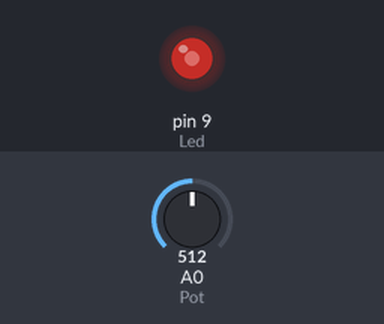
Recording of a sketch running on a simulated Arduino Uno, built with avr-gcc and run on an emulated ATmega328P. Shown: output pins drawn as LEDs (lit = HIGH). The test bench sets the inputs (shaded band); at power-on: A0 (Pot) = 512.

Above: at 1.2 s.
1.3 s: A0 (Pot) set to 716
At 1.9 s:
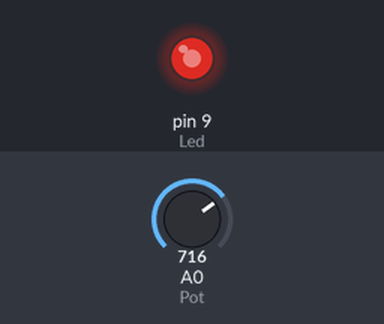
2.8 s: A0 (Pot) set to 900
At 3.1 s:
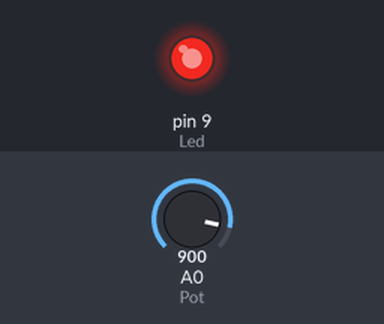
4.3 s: A0 (Pot) set to 122
At 5.4 s:
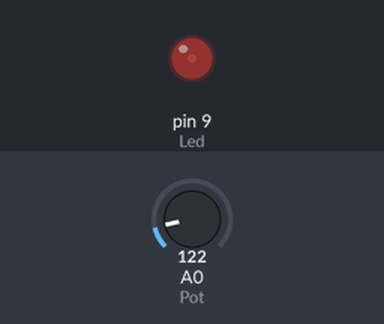
5.8 s: A0 (Pot) set to 0
At 6.6 s:
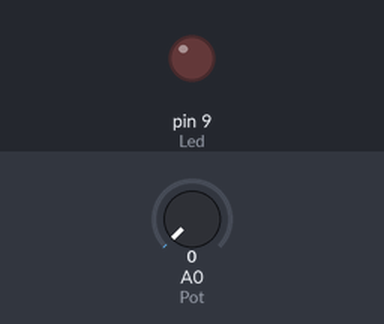
7.3 s: A0 (Pot) set to 511
At 7.7 s:
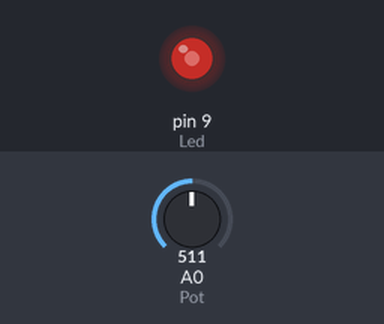
Timing chart, 0 to 9.8 s (numbered marks = the images above; inputs shaded):
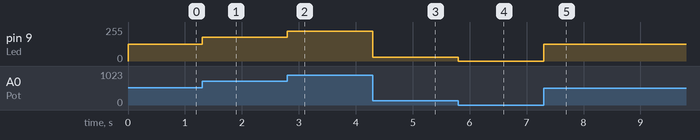

Measured:
- after the input at 1.3 s, pin 9 (Led): 127/255 → 178/255 at once
- after the input at 2.8 s, pin 9 (Led): 178/255 → 224/255 at once
- after the input at 4.3 s, pin 9 (Led): 224/255 → 30/255 at once
- after the input at 5.8 s, pin 9 (Led): 30/255 → 0/255 at once
- after the input at 7.3 s, pin 9 (Led): 0/255 → 127/255 at once

The sketch:

sketch.ino
```cpp
const int Pot = A0;
const int Led = 9;

void setup() {
  // put your setup code here, to run once:
  pinMode(Pot, INPUT);
  pinMode(Led, OUTPUT);
}

void loop() {
  // put your main code here, to run repeatedly:
  int ledBrightness;
  int sensorValue = 0;

  sensorValue = analogRead(Pot);
  ledBrightness = map(sensorValue, 0, 1023, 0, 255);
  analogWrite(Led, ledBrightness);
}
```
